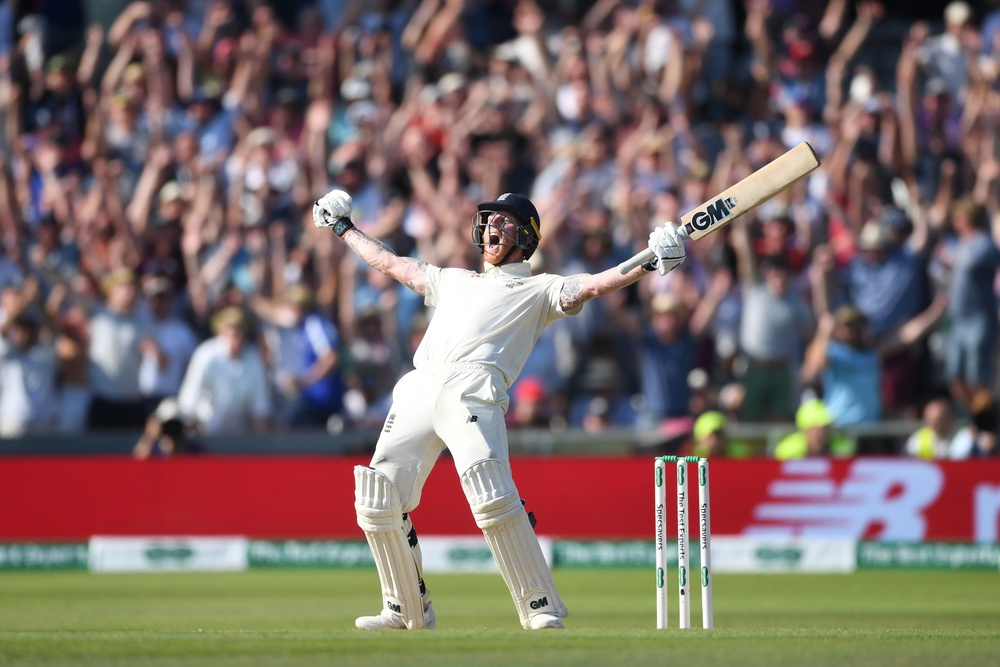
#> input picture 1.jpg, 1000 x 667 px, shrunk from 4096 x 2731 before the run
$ jupyter execute Image_compression_using_Open_cv_and_PCA_.ipynb
#> lines starting #> are read from the running program, lines starting #| are printed output that depends on the picture
[cell 1]
import cv2
import numpy as np
import matplotlib.pyplot as plt
from sklearn.decomposition import PCA

[cell 2]
try:
  img = cv2.imread('1.jpg')
#> img is the input picture: shape (667, 1000, 3); mean B, G, R 103.9, 107.4, 123.6
  img = cv2.cvtColor(img, cv2.COLOR_BGR2RGB)
except Exception as e:
  print("Error:", e)

[cell 3]
img.shape
#> Out = (667, 1000, 3)

[cell 4]
plt.imshow(img)

[cell 5]
r , g ,b = cv2.split(img)
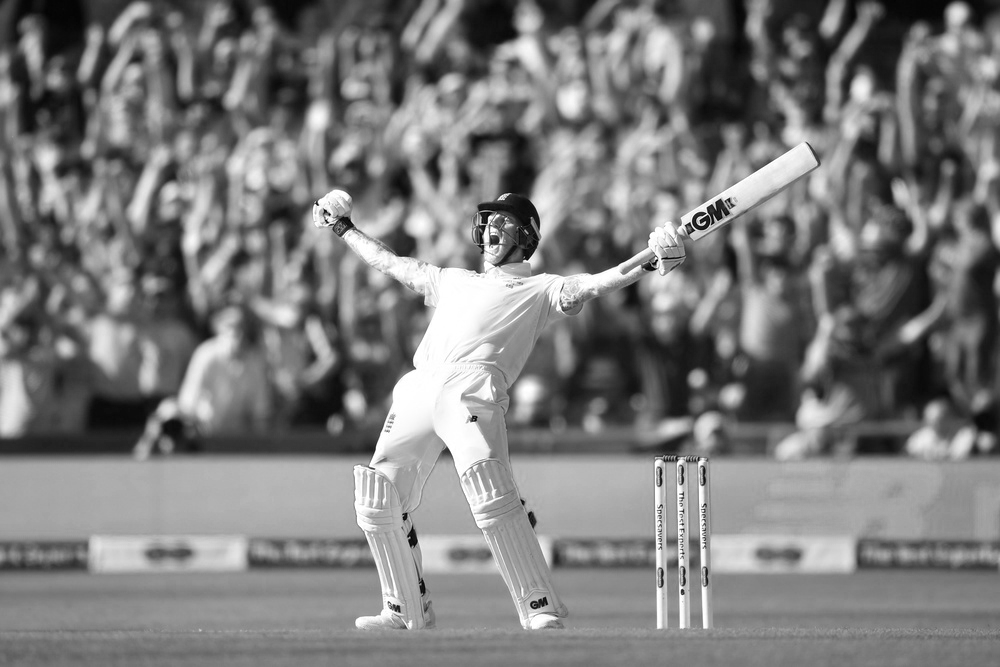
#> r: shape (667, 1000); min 0, max 255, mean 123.6
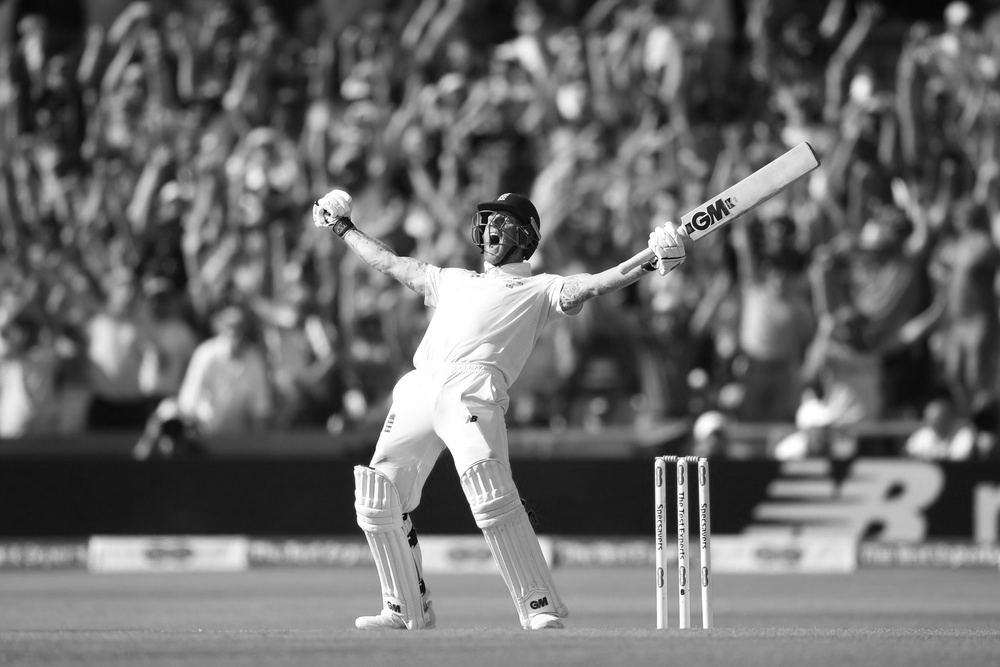
#> g: shape (667, 1000); min 0, max 255, mean 107.4

[cell 6]
r , g , b =r/255 , g/255 , b/255

[cell 7]
plt.imshow(r)

[cell 8]
plt.imshow(b)

[cell 9]
pca_component = 60

pca_r = PCA(n_components= pca_component)

reduced_r = pca_r.fit_transform(r)

pca_g = PCA(n_components= pca_component)

reduced_g = pca_g.fit_transform(g)

pca_b = PCA(n_components= pca_component)

reduced_b = pca_b.fit_transform(b)
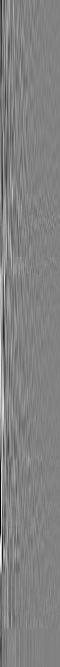
#> reduced_b: shape (667, 60) float64; min -7, max 6.71, mean 1.07e-17; drawn with min black and max white

[cell 10]
combined = np.array([reduced_r,reduced_b,reduced_g])

[cell 11]
# combined.reshape(4700,3,50).shape

[cell 12]
reconstructed_r = pca_r.inverse_transform(reduced_r)
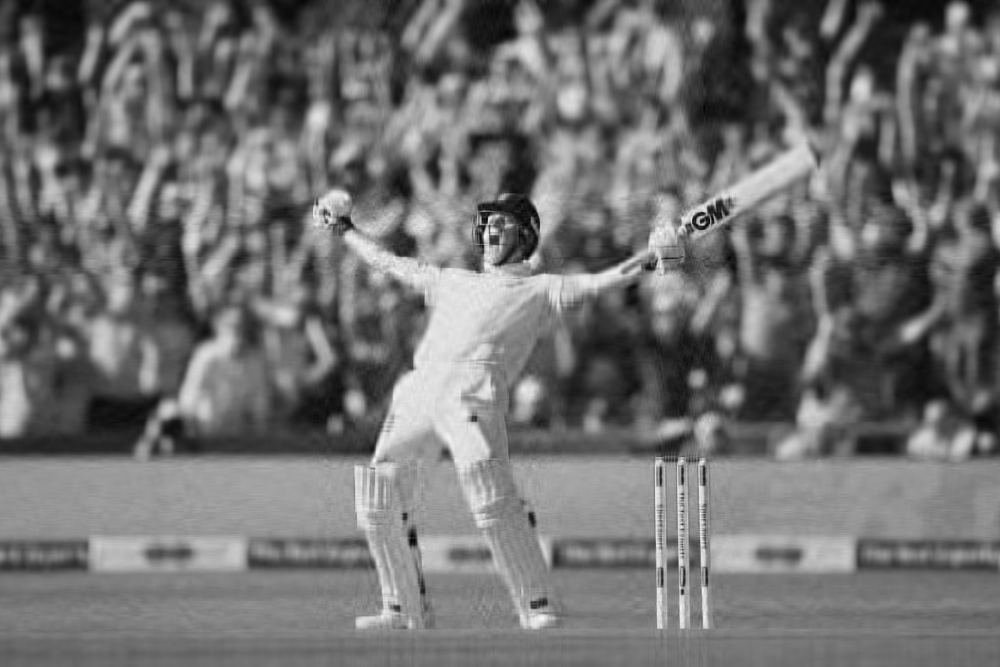
#> reconstructed_r: shape (667, 1000) float64; min -0.0383, max 1.14, mean 0.485; drawn with min black and max white
reconstructed_g = pca_g.inverse_transform(reduced_g)
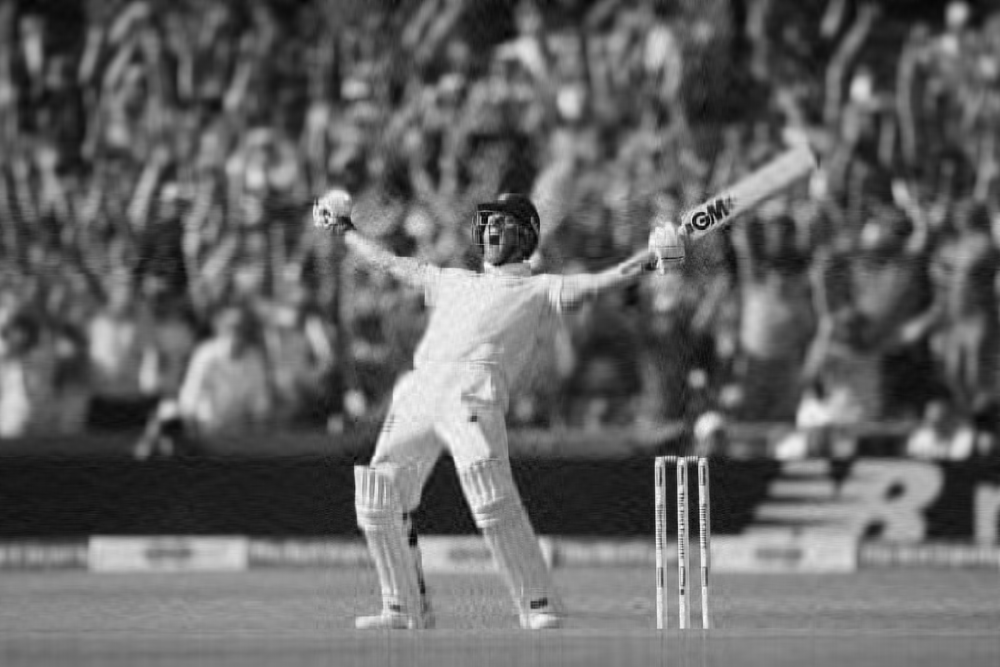
#> reconstructed_g: shape (667, 1000) float64; min -0.0279, max 1.11, mean 0.421; drawn with min black and max white
reconstructed_b = pca_b.inverse_transform(reduced_b)
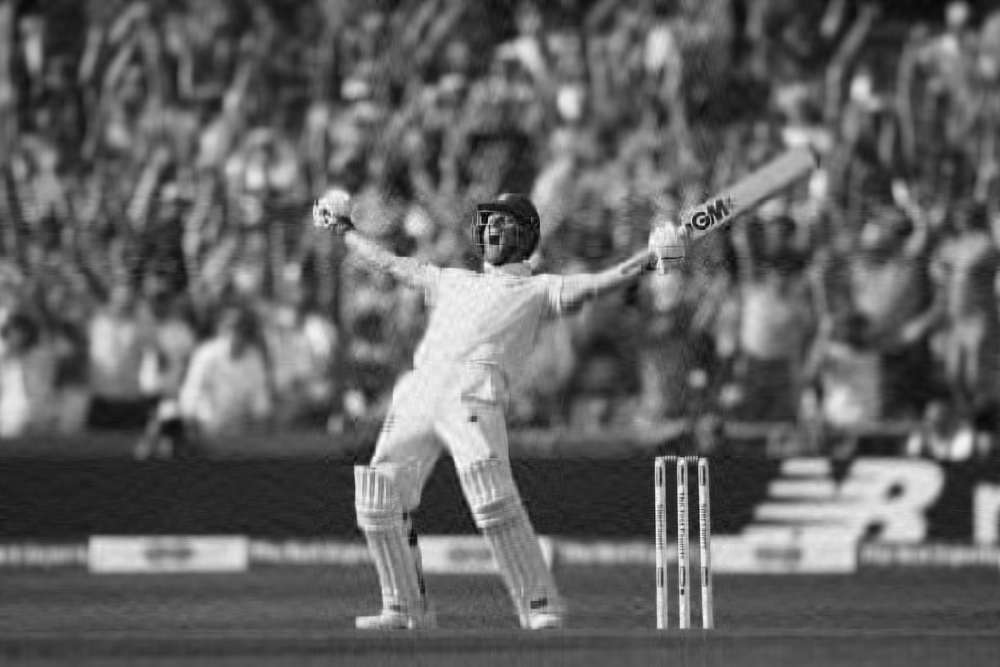
#> reconstructed_b: shape (667, 1000) float64; min -0.028, max 1.09, mean 0.407; drawn with min black and max white

[cell 13]
reconstructed_r.shape
#> Out = (667, 1000)

[cell 14]
img_reconstructed = cv2.merge((reconstructed_r ,reconstructed_b , reconstructed_g))
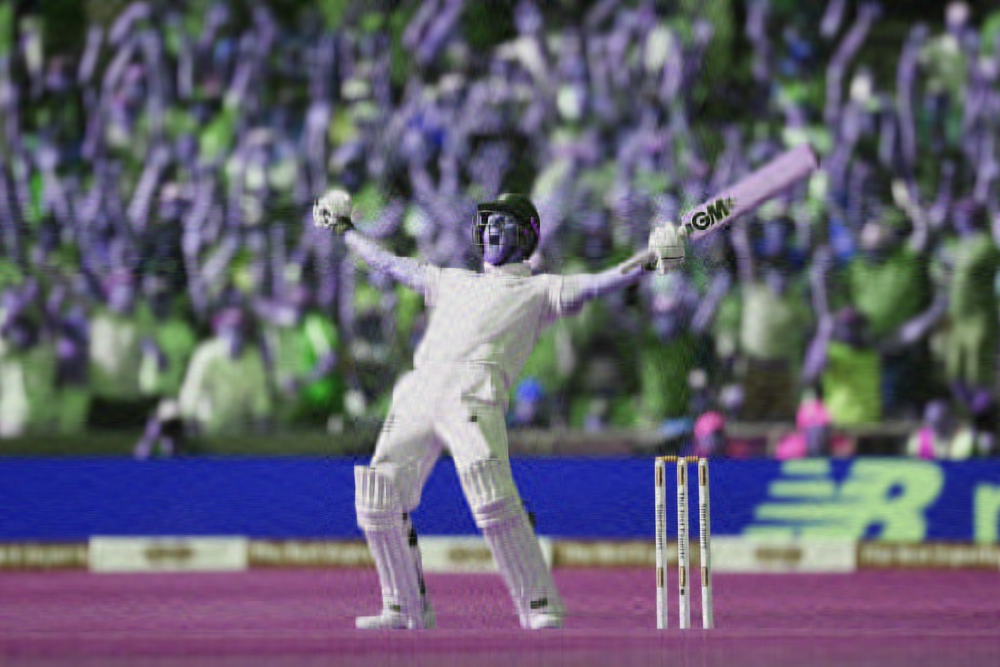
#> img_reconstructed: shape (667, 1000, 3) float64; mean of channels 0, 1, 2 0.485, 0.407, 0.421; drawn with min black and max white

[cell 15]
plt.imshow(img_reconstructed)
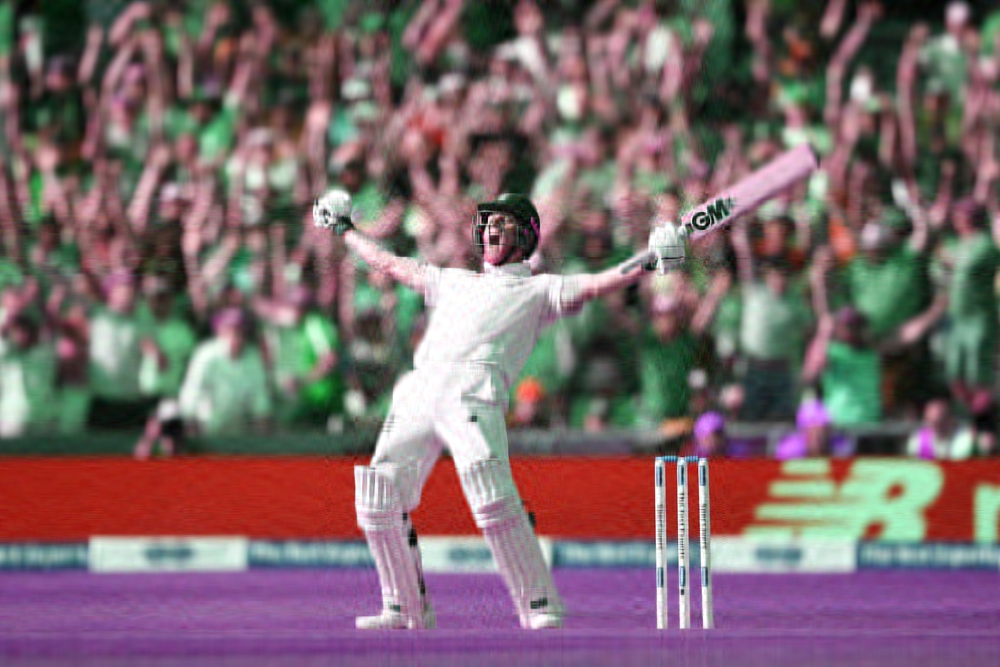
#> shown: shape (667, 1000, 3) float64; mean R, G, B 0.485, 0.407, 0.421
